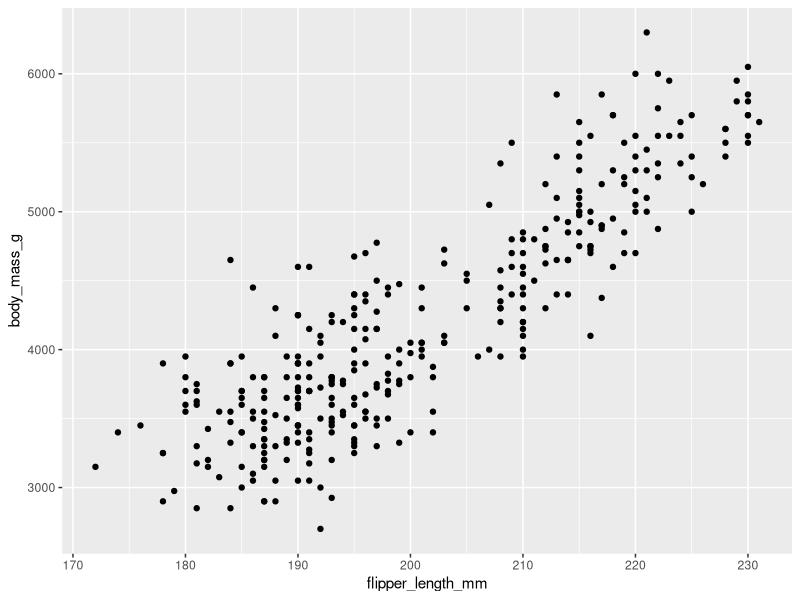
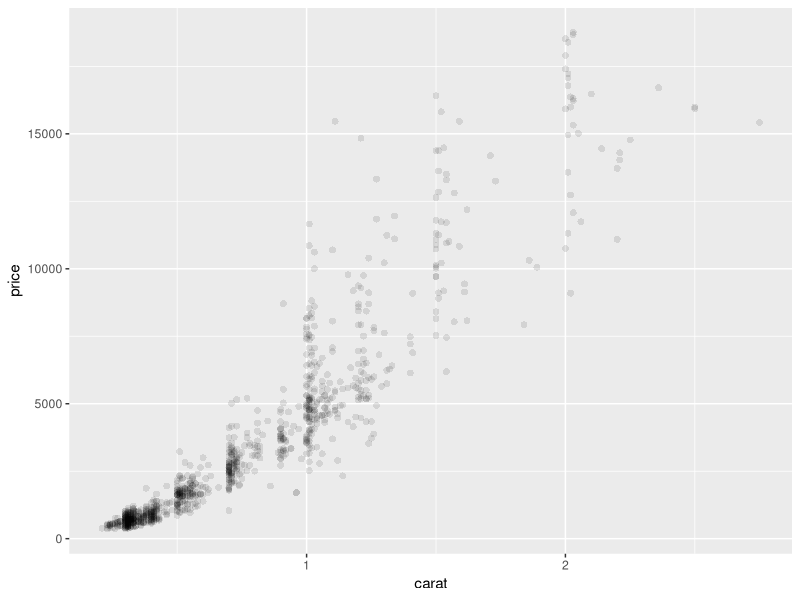
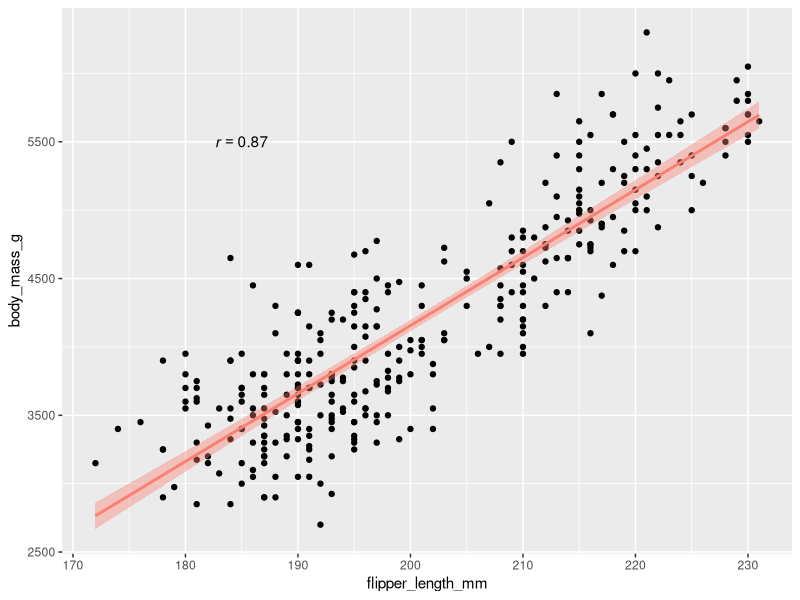
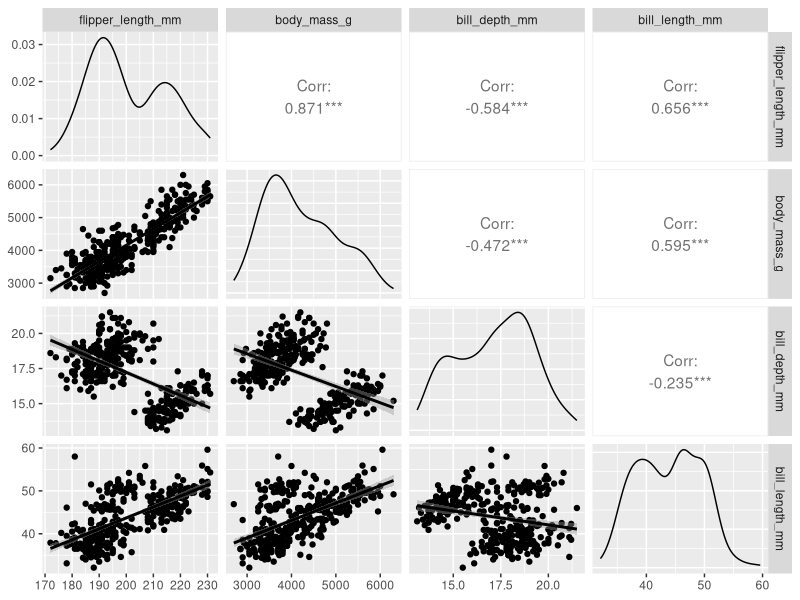
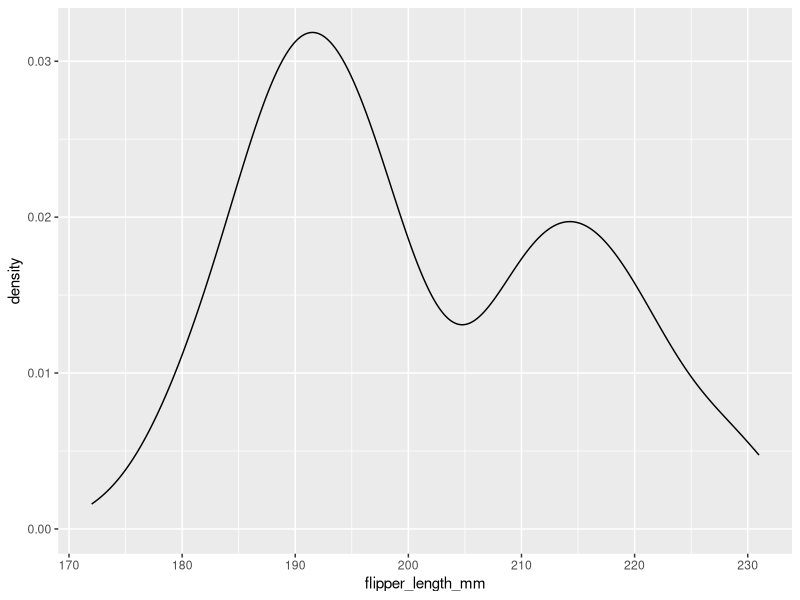

The R source for these figures, in order:

library(tidyverse)
library(palmerpenguins)

cov(penguins$flipper_length_mm, penguins$body_mass_g, use = "complete.obs")

penguins |>
  select(flipper_length_mm, body_mass_g) |>
  cov(use = "complete.obs")
var(penguins$flipper_length_mm, na.rm = T)


cor(penguins$flipper_length_mm, penguins$body_mass_g, use = "complete.obs")
penguins |>
  select(flipper_length_mm, body_mass_g) |>
  cor(use = "complete.obs")

penguins |>
  select(flipper_length_mm, body_mass_g) |>
  rstatix::cor_test()

penguins |>
  rstatix::cor_test(vars = c("flipper_length_mm", "body_mass_g"))


penguins |>
  select(flipper_length_mm, body_mass_g, 
         bill_length_mm, bill_depth_mm) |>
  cor(use = "pairwise.complete.obs")

penguins |>
  select(flipper_length_mm, body_mass_g,
         bill_length_mm) |>
  rstatix::cor_test() |>
  filter(var1 < var2)

penguins |>
  select(flipper_length_mm, body_mass_g,
         bill_length_mm, bill_depth_mm) |>
  rstatix::cor_test() |>
  filter(var1 < var2)



penguins_ordered <- penguins |>
  mutate(
    across(
      c(bill_length_mm, bill_depth_mm),
      \(column) cut_number(
        column,
        n = 3,
        labels = c("low", "med", "high"),
        ordered_result = TRUE
      ),
      .names = "{.col}_ordered"
    )
  ) |>
  select(ends_with("_ordered"))
penguins_ordered

penguins_ordered |>
  mutate(across(everything(), as.numeric)) |>
  cor(method = "kendall", use = "complete.obs")

penguins_ordered |>
  mutate(across(everything(), as.numeric)) |>
  rstatix::cor_test(method = "spearman")


## scatterplots


penguins |>
  ggplot(aes(x = flipper_length_mm, y = body_mass_g)) +
  geom_point()


diamonds |>
  slice_sample(n = 1000) |>
  ggplot(aes(x = carat, y = price)) +
  geom_point(alpha = 0.1, shape = 16, size = 2)



r <- cor(penguins$flipper_length_mm, penguins$body_mass_g, 
         use = "complete.obs")
r_label <- paste("italic(r) ==", round(r, 2))

penguins |>
  ggplot(aes(x = flipper_length_mm, y = body_mass_g)) +
  geom_point() +
  geom_smooth(method = "lm", color = "salmon", fill = "salmon") +
  annotate(geom = "text", 
           label = r_label, 
           x = 185, 
           y = 5500, 
           parse = TRUE)


# install.packages("GGally")

penguins |>
  select(flipper_length_mm, body_mass_g, 
         bill_depth_mm, bill_length_mm) |>
  GGally::ggpairs(
    lower = list(continuous = "smooth")
  )

penguins |>
  ggplot(aes(x = flipper_length_mm)) +
  geom_density()



## regression

bill_model <- lm(bill_depth_mm ~ bill_length_mm, data = penguins)
summary(bill_model)


broom::tidy(bill_model)

summary(bill_model)$r.squared


coefficients(bill_model) |>
  pluck("(Intercept)")

coefficients(bill_model)["bill_length_mm"]





penguins_cleaned <- penguins |>
  mutate(across(
    c(bill_depth_mm, bill_length_mm),
    function(bill_column)
      (bill_column - mean(bill_column, na.rm = T)) / sd(bill_column, na.rm = T),
    .names = "{.col}_z"
  )) 
penguins_cleaned

options(scipen = 999)
bill_model_z <- lm(bill_depth_mm_z ~ bill_length_mm_z, data = penguins_cleaned)
summary(bill_model_z)
